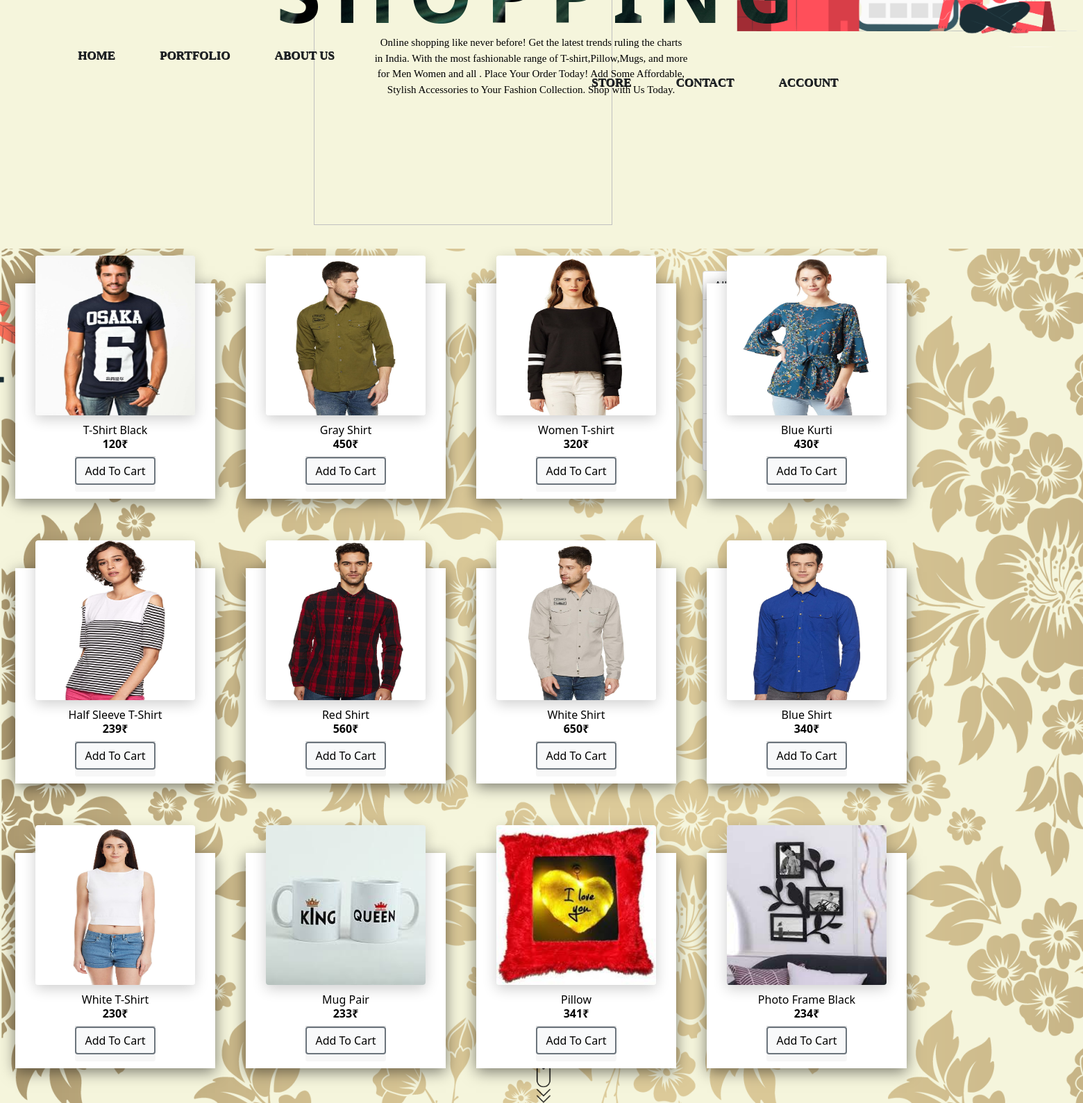
The page /cart on the database its author committed.
### store/models/product.py (models this page shows, shortened)
class Product(models.Model):
    name = models.CharField(max_length=50)
    price = models.IntegerField(default=0)
    category = models.ForeignKey(Category, on_delete=models.CASCADE,default=1)
    description = models.CharField(max_length=100,default='',null=True,blank=True)
    image = models.ImageField(upload_to='uploads/produts/')
    def get_all_products():
        return Product.objects.all()

### store/views/home.py (the view, shortened to what this page needs)
# urls.py: path('cart',home.Cart.as_view(),name='cart'),
class Cart(View):
    def get(self, request):
        cart = request.session.get('cart')
        if not cart:
            request.session['cart']={}
        products =None
        categories = Category.get_all_categories()
        categoryID = request.GET.get('category')
        if categoryID:
            products = Product.get_all_products_by_categoryid(categoryID)
        else:
            products = Product.get_all_products()
        data = {}
        data['products'] = products
        data['categories'] = categories
        return render(request, 'cart.html', data)

### store/models/category.py (called while the page is built)
    def get_all_categories():
        return Category.objects.all()

### store/templatetags/cart.py (called while the page is built)
@register.filter(name="is_in_cart")
def is_in_cart(product , cart):
    keys = cart.keys()
    for id in keys:
        if int(id)==product.id:
            return True
    return False

### store/templates/cart.html (shortened to what this page needs)
 {% extends "base.html" %}{% load cart %} {% load static %} {% block menu %}
<div>
    <ul id="firstthree">
        <h4 id="a">
            <a class="text-dark" href="{% url 'index' %}" style="text-decoration: none;">HOME</a>
        </h4>
        <h4 id="b">
            <a class="text-dark" href="#" style="text-decoration: none;">PORTFOLIO</a>
        </h4>
        <h4 id="c">
            <a class="text-dark" href="#" style="text-decoration: none;">ABOUT US</a>
        </h4>
    </ul>
</div>
<div>
    <ul id="logo">
        <a href="#" style="text-decoration: none;"><img src="{%  static  'css/Images/logo.png'  %}" width="430" height="430"></a>
    </ul>
</div>
<div class="ml-1">
    <ul id="lastthree">
        <h4 id="d">
            <a class="text-dark" href="{% url 'cart' %}" style="text-decoration: none;">STORE</a>
        </h4>
        <h4 id="e">
            <a class="text-dark" href="#" style="text-decoration: none;">CONTACT</a>
        </h4>
        <h4 id="f">
            <a class="text-dark" href="#" style="text-decoration: none;">ACCOUNT</a>
        </h4>
    </ul>
</div>
<div id="img1">
    <img src="{%  static  'css/Images/c3.png'  %}" width="430px" height="430px">
</div>
<div id="img2">
</div>
<div id="text">
    <h1 id="s" class="font-weight-bold">SHOPPING</h1>
    <P>Online shopping like never before! Get the latest trends ruling the charts<br>in India. With the most fashionable range of T-shirt,Pillow,Mugs, and more<br> for Men Women and all . Place Your Order Today! Add Some Affordable,<br> Stylish Accessories
        to Your Fashion Collection. Shop with Us Today. </P>
</div>
<a class="ca3-scroll-down-link ca3-scroll-down-arrow"></a>
{% endblock %}
{% block content %}
<div class="filter">
    <div class="list-group">
        <a href="/cart" class="list-group-item list-group-action">All Products</a> {% for category in categories%}
        <a href="?category={{category.id}}" class="list-group-item list-group-action">{{category.name}}</a> {% endfor%}
    </div>
</div>
<div class="main">
    {% for product in products %}
    <div id="{{product.id}}" class="p1" style="width: 18rem;">
        <img src="{{product.image.url}}" alt="...">
        <div class="con">
            <p class="name">{{product.name}}</p>
            <p class="price"><b>{{product.price}}₹</b></p>
        </div>
        <div id="add" class="card-footer p-0  no-gutters">
            {% if product|is_in_cart:request.session.cart %}
            <div class="row no-gutters ">
                <form action="/cart#{{product.id}}" class="col-2 p-0" method="POST">
                    {% csrf_token %}
                    <input hidden type="text" name="product" value="{{product.id}}">
                    <input hidden type="text" name="remove" value="True">
                    <input type="submit" value=" - " class="btn btn-block btn-secondary border-rigt">
                </form>
                <div class="text-center col ">{{product|cart_quantity:request.session.cart}}in cart</div>
                <form action="/cart#{{product.id}}" class="col-2 p-0" method="POST">
                    {% csrf_token %}
                    <input hidden type="text" name="product" value="{{product.id}}">
                    <input type="submit" value=" + " class="btn btn-block btn-secondary border-left">
                </form>
            </div>
            {% else %}
            <form action="/cart#{{product.id}}" method="POST" class="btn-block m-0">
                <input type="submit" class="float-right btn btn-light border form-control bg-light border border-2 border-secondary rounded" value="Add To Cart">
            </form>
            {% endif %}
        </div>
    </div>
</div>
{% endfor %}
{% endblock %}

### store/static/css/cart.css (style rules this page uses)
body { background-color: green; }
body div ul h4 { display: inline-flex; font-family: 'Times New Roman', Times, serif; padding: 10px; margin-right: 40px; font-size: 17px; text-shadow: .5px .5px black; position: relative; font-weight: bolder; }
body div ul h4:after { background: none repeat scroll 0 0 transparent; bottom: 0; content: ""; display: block; height: 2px; left: 50%; position: absolute; background: black; transition: width 0.3s ease 0s, left 0.3s ease 0s; width: 0; }
body div #firstthree { margin-top: 60px; margin-left: 50px; }
body div #logo { margin-left: 380px; margin-top: -240px; }
body div #lastthree { margin-left: 770px; margin-top: -265px; }
body #text { font-family: 'Segoe UI', Tahoma, Geneva, Verdana, sans-serif; text-align: center; margin-top: -240px; }
body #text h1 { margin-top: -420px; letter-spacing: 13px; font-size: 80px; background-image: url(Images/p1\ \(3\).jpg); background-size: cover; -webkit-background-clip: text; color: transparent; z-index: 3; position: relative; font-weight: bolder; }
body #text #s { font-size: 117px; margin-top: -30px; letter-spacing: 18px; z-index: 3; position: relative; }
body #text p { font-family: cursive; margin-top: -1px; z-index: 3; font-size: 15px; margin-left: -30px; }
body #img1 { margin-left: -50px; margin-top: 90px; position: relative; z-index: -2; }
body #img2 { margin-left: 800px; margin-top: -350px; position: relative; z-index: -2; }
.ca3-scroll-down-arrow { background-image: url(Images/scroll.png); background-size: contain; background-repeat: no-repeat; margin-top: -70px; z-index: -3; }
.ca3-scroll-down-link { cursor: pointer; height: 60px; width: 80px; margin: 0px 0 0 -40px; line-height: 60px; position: absolute; left: 52%; bottom: 0px; text-align: center; font-size: 70px; z-index: 100; text-decoration: none; text-shadow: 0px 0px 3px rgba(0, 0, 0, 0.4); animation: ca3_fade_move_down 2s ease-in-out infinite; z-index: -3; }
body .filter { width: 210px; margin-left: 1012px; margin-top: 250px; }
body .main { margin-top: -320px; }
body .p1 { position: relative; justify-content: center; flex-wrap: wrap; padding: 10px; height: 310px; background: white; margin: 50px 22px; display: flex; box-shadow: 0 5px 20px rgba(0, 0, 0, 0.5); transition: 0.5s ease-in-out; float: left; }
body .p1 img { width: 230px; height: 230px; max-width: 100%; border-radius: 4px; margin-top: -50px; z-index: 1; box-shadow: 0 5px 20px rgba(0, 0, 0, 0.2); }
body .p1 .con .name { margin-top: -1px; text-align: center; }
body .p1 .con .price { margin-top: -20px; text-align: center; margin-bottom: 20px; }
body .p1 #add { margin-top: 40px; }

### store/static/css/index.css (style rules this page uses)
* { margin: 0px; padding: 0px; z-index: 0; color: black; }
body { background-color: beige; width: 100%; opacity: 100%; height: 100%; background-size: cover; background-repeat: no-repeat; }
body div ul h4 { display: inline-flex; font-family: 'Times New Roman', Times, serif; padding: 10px; margin-right: 40px; font-size: 17px; text-shadow: .5px .5px black; position: relative; }
body div ul h4:after { background: none repeat scroll 0 0 transparent; bottom: 0; content: ""; display: block; height: 2px; left: 50%; position: absolute; background: black; transition: width 0.3s ease 0s, left 0.3s ease 0s; width: 0; }
body div #firstthree { margin-top: 60px; margin-left: 70px; }
body div #logo { margin-left: 420px; margin-top: -230px; }
body div #lastthree { margin-left: 810px; margin-top: -241px; }
body #text { font-family: 'Segoe UI', Tahoma, Geneva, Verdana, sans-serif; text-align: center; }
body #text h1 { margin-top: -20px; letter-spacing: 28px; font-size: 110px; background-image: url(Images/p1\ \(3\).jpg); background-size: cover; color: transparent; -webkit-background-clip: text; word-spacing: 2px; z-index: 3; position: relative; }
body #text #s { margin-top: -50px; z-index: 3; position: relative; }
body #text p { font-family: cursive; margin-top: -16px; z-index: 3; }
body #img1 { margin-left: -360px; margin-top: 30px; }
body #img2 { margin-left: 1000px; margin-top: -890px; }

### rows shown on the page
Product: image (picture), name "T-Shirt Black", price "120"
Product: image (picture), name "Gray Shirt", price "450"
Product: image (picture), name "Women T-shirt", price "320"
Product: image (picture), name "Blue Kurti", price "430"
Product: image (picture), name "Half Sleeve T-Shirt", price "239"
Product: image (picture), name "Red Shirt", price "560"
Product: {{ product.id }} 18 (drawn), image (picture), name "White Shirt", price "650"
Product: image (picture), name "Blue Shirt", price "340"
Product: image (picture), name "White T-Shirt", price "230"
Product: image (picture), name "Mug Pair", price "233"
Product: image (picture), name "Pillow", price "341"
Product: image (picture), name "Photo Frame Black", price "234"
